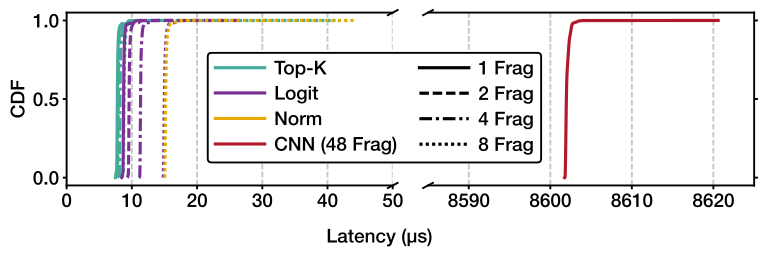

The Python source for this figure:
import pandas as pd
import numpy as np
import matplotlib.pyplot as plt
from matplotlib.lines import Line2D
import os
import glob
from scipy import stats
import re

import plot_fonts  # Helvetica Neue from fonts/, shared palette and print-size style

# Printed at 0.48\textwidth = 241.9 pt in the paper; its tight-cropped PDF is ~552 pt wide.
pstyle = plot_fonts.paper_style(printed_width_pt=241.9, cropped_width_pt=551.8)

def read_trace_log_data(folder_path):
    """Read trace log files and extract latency data"""
    trace_files = glob.glob(os.path.join(folder_path, "hugepage_thread_*.txt"))
    
    all_data = []
    
    for file_path in trace_files:
        print(f"Reading {file_path}")
        with open(file_path, 'r') as f:
            lines = f.readlines()
        
        # Parse trace_send and trace_resp pairs
        i = 0
        while i < len(lines):
            line = lines[i].strip()
            
            # Look for trace_send line
            if 'trace_send' in line:
                # Parse trace_send line
                func_match = re.search(r'func=(\d+)', line)
                req_bytes_match = re.search(r'req_bytes=(\d+)', line)
                
                if func_match and req_bytes_match:
                    func_id = int(func_match.group(1))
                    req_bytes = int(req_bytes_match.group(1))
                    
                    # Calculate fragments: req_bytes / 576 gives the fragment count
                    # 576 = 1 fragment (base unit)
                    fragments = (req_bytes) // 512
                    
                    # Look ahead for the latency_us in trace_resp (typically 2 lines later)
                    if i + 2 < len(lines):
                        resp_line = lines[i + 2].strip()
                        latency_match = re.search(r'latency_us=([\d.]+)', resp_line)
                        
                        if latency_match:
                            latency_us = float(latency_match.group(1))
                            
                            all_data.append({
                                'func': func_id,
                                'fragments': fragments,
                                'latency_us': latency_us
                            })
            
            i += 1
    
    print(f"Parsed {len(all_data)} trace entries")
    return pd.DataFrame(all_data)

def tint(hex_color, share):
    """Mix a colour with white: share=1 is the colour itself, smaller values are lighter."""
    r, g, b = (int(hex_color[i:i + 2], 16) / 255 for i in (1, 3, 5))
    return tuple(share * c + (1 - share) for c in (r, g, b))


def create_cdf_plot(data_df, output_file="azure_trace_fig_18.pdf"):
    """Create a single figure with a broken x-axis (0–400 μs and 400–7500 μs)."""
    
    # Get all combinations that exist in the data
    combinations = data_df.groupby(['func', 'fragments']).size().reset_index()
    combinations = [(row['func'], row['fragments']) for _, row in combinations.iterrows()]
    combinations.sort()
    
    print(f"Found {len(combinations)} function-fragment combinations:")
    for func, frag in combinations:
        count = len(data_df[(data_df['func'] == func) & (data_df['fragments'] == frag)])
        print(f"  Func {func} (Frag {frag}): {count} samples")
    
    # Broken x-axis with two panels sharing y-axis; size modeled after tail_latency_cdf.py (~8x2 per panel)
    fig, (ax_left, ax_right) = plt.subplots(1, 2, sharey=True, figsize=(8, 2.8))
    
    # Function name mapping
    func_names = {
        1: 'Top-K',
        2: 'CNN', 
        3: 'Logit',
        5: 'Norm'
    }
    
    # Color mapping for each function type
    func_colors = {  # category colours, same order as fig 14: Top K, Logit, Norm, CNN
        1: plot_fonts.CATEGORY_PALETTE[0],  # Top K
        3: plot_fonts.CATEGORY_PALETTE[1],  # Logit
        5: plot_fonts.CATEGORY_PALETTE[2],  # Norm
        2: plot_fonts.CATEGORY_PALETTE[3],  # CNN
    }
    # Line style encodes the fragment count (same for every accelerator), colour the
    # accelerator. CNN has a single size (48 fragments) and is drawn solid.
    frag_styles = {1: '-', 2: '--', 4: '-.', 8: ':', 48: '-'}

    # Get unique function types, and plot separate lines per fragment with same color
    unique_funcs = sorted(set([func for func, frag in combinations]))

    # Collect legend entries per function for custom multi-column legend
    legend_entries_per_func = {}

    for func in unique_funcs:
        func_name = func_names.get(func, f'Func {func}')
        color = func_colors.get(func, '#000000')

        frag_values = sorted(data_df.loc[data_df['func'] == func, 'fragments'].unique())

        legend_entries_per_func[func] = []
        for frag in frag_values:
            subset = data_df[(data_df['func'] == func) & (data_df['fragments'] == frag)]
            if len(subset) == 0:
                continue

            latencies = subset['latency_us'].values
            sorted_latencies = np.sort(latencies)
            n = len(sorted_latencies)
            cdf_values = np.arange(1, n + 1) / n

            label = f'{func_name} {frag} Frag'
            style = frag_styles.get(frag, '-')

            # Plot on both axes so legend can be unified
            ax_left.plot(sorted_latencies, cdf_values, label=label, color=color,
                         linestyle=style, linewidth=pstyle.curve)
            ax_right.plot(sorted_latencies, cdf_values, label=label, color=color,
                          linestyle=style, linewidth=pstyle.curve)
            legend_entries_per_func[func].append(
                (Line2D([0], [0], color=color, linestyle=style, lw=pstyle.curve), label)
            )

    # Configure broken x-axis: left shows 0–50 (Top K / Logit / Norm), right shows the
    # CNN cluster. The right window is derived from the data so a re-run of the trace
    # (which shifts CNN latency by hundreds of μs) is not clipped out of view: a fixed
    # 40 μs wide window whose lower edge is 15 μs below the CNN minimum, rounded down
    # to a multiple of 5. The CNN rise then sits ~40 % into the panel, leaving the
    # left part of the panel empty for the legend that straddles the axis cut.
    # For the original trace (min ≈ 8836 μs) this gives 8820–8860.
    ax_left.set_xlim(0, 50)
    ax_left.set_xticks(np.arange(0, 51, 10))
    right_latencies = data_df.loc[data_df['func'] == 2, 'latency_us']
    if right_latencies.empty:
        right_latencies = data_df.loc[data_df['latency_us'] > 50, 'latency_us']
    right_lo = int(np.floor((right_latencies.min() - 15) / 5) * 5)
    right_hi = right_lo + 40
    ax_right.set_xlim(right_lo, right_hi)
    ax_right.set_xticks(np.arange(int(np.ceil(right_lo / 10) * 10), right_hi + 1, 10))
    print(f"Right panel x-range: {right_lo}–{right_lo + 40} μs "
          f"(CNN min {right_latencies.min():.1f}, p99 {right_latencies.quantile(0.99):.1f}, "
          f"max {right_latencies.max():.1f})")

    # Hide the spines between ax_left and ax_right
    ax_left.spines['right'].set_visible(False)
    ax_right.spines['left'].set_visible(False)
    ax_left.yaxis.tick_left()
    ax_right.yaxis.tick_right()
    ax_right.yaxis.set_label_position('right')

    # Diagonal cut marks
    d = .015
    kwargs = dict(transform=ax_left.transAxes, color='k', clip_on=False, linewidth=pstyle.edge)
    ax_left.plot((1-d, 1+d), (-d, +d), **kwargs)
    ax_left.plot((1-d, 1+d), (1-d, 1+d), **kwargs)
    kwargs.update(transform=ax_right.transAxes)
    ax_right.plot((-d, +d), (1-d, 1+d), **kwargs)
    ax_right.plot((-d, +d), (-d, +d), **kwargs)

    # Labels, grid, and legend
    # Use a single centered x-axis label for both panels, positioned closer to the axes
    fig.supxlabel('Latency (μs)', fontsize=pstyle.font, y=0.08, fontweight='medium')
    ax_left.set_ylabel('CDF', fontsize=pstyle.font, fontweight='medium')
    # Grid: vertical dashed lines like the reference. Drawn opaque in the grey that the
    # previous 70 % alpha produced on white (0.7 x #b0b0b0 + 0.3 x white = #c8c8c8), so
    # the look is unchanged but the PDF carries no transparency (ACM print rule).
    ax_left.grid(True, linestyle='--', color='#c8c8c8', alpha=1.0, axis='x')
    ax_right.grid(True, linestyle='--', color='#c8c8c8', alpha=1.0, axis='x')
    # Ticks: size
    ax_left.tick_params(axis='both', which='major', labelsize=pstyle.font)
    ax_right.tick_params(axis='both', which='major', labelsize=pstyle.font)
    for tick in ax_left.get_xticklabels() + ax_left.get_yticklabels():
        tick.set_fontweight('medium')
    for tick in ax_right.get_xticklabels() + ax_right.get_yticklabels():
        tick.set_fontweight('medium')
    
    # Two-column legend: left column = accelerator (colour, solid handle), right column
    # = fragment count (line style, black handle). CNN is annotated with its fixed size.
    preferred_order = [1, 3, 5, 2]
    funcs_order = [f for f in preferred_order if f in legend_entries_per_func]
    acc_handles, acc_labels = [], []
    for func in funcs_order:
        func_name = func_names.get(func, f'Func {func}')
        color = func_colors.get(func, '#000000')
        label = f'{func_name} (48 Frag)' if func == 2 else func_name
        acc_handles.append(Line2D([0], [0], color=color, linestyle='-', lw=pstyle.curve))
        acc_labels.append(label)
    frag_present = sorted(f for f in data_df['fragments'].unique() if f in (1, 2, 4, 8))
    frag_handles = [Line2D([0], [0], color='black', linestyle=frag_styles[f], lw=pstyle.curve)
                    for f in frag_present]
    frag_labels = [f'{f} Frag' for f in frag_present]
    # matplotlib fills legend columns top-to-bottom, so interleave by row count
    nrow = max(len(acc_handles), len(frag_handles))
    blank = Line2D([0], [0], color='none')
    acc_handles += [blank] * (nrow - len(acc_handles)); acc_labels += [''] * (nrow - len(acc_labels))
    frag_handles += [blank] * (nrow - len(frag_handles)); frag_labels += [''] * (nrow - len(frag_labels))
    all_handles = acc_handles + frag_handles
    all_labels = acc_labels + frag_labels

    legend = fig.legend(
        all_handles,
        all_labels,
        loc='center',
        bbox_to_anchor=(0.5, 0.5),
        ncol=2,
        prop={'size': pstyle.font, 'weight': 'medium'},
        labelspacing=0.4,
        columnspacing=1.2,
        framealpha=1.0,
        edgecolor='black',   # black 0.6 pt frame instead of matplotlib's light grey
        handlelength=2.6,    # long enough to show two periods of the dash-dot pattern
        handletextpad=0.5
    )

    plt.tight_layout()

    pos_l, pos_r = ax_left.get_position(), ax_right.get_position()
    legend_cx = (pos_l.x1 + pos_r.x0) / 2 - 0.045  # nudged left: two-column legend must clear the CNN rise
    legend_cy = pos_l.y0 + 0.45 * pos_l.height
    legend.set_bbox_to_anchor((legend_cx, legend_cy), transform=fig.transFigure)

    # Check the legend against the data on both sides of the cut.
    fig.canvas.draw()
    # matplotlib < 3.5 needs the renderer passed explicitly
    bb = legend.get_window_extent(fig.canvas.get_renderer())
    left_edge_us = ax_left.transData.inverted().transform((bb.x0, 0))[0]
    right_edge_us = ax_right.transData.inverted().transform((bb.x1, 0))[0]
    top_cdf = ax_left.transData.inverted().transform((0, bb.y1))[1]
    left_funcs = data_df[data_df['func'] != 2]
    # Latest point on the left panel that is still below the legend's top edge
    left_rise_end = left_funcs['latency_us'].quantile(top_cdf)
    print(f"Legend spans {left_edge_us:.1f} μs (left panel) .. {right_edge_us:.1f} μs (right panel), "
          f"top at CDF {top_cdf:.2f}; left curves reach CDF {top_cdf:.2f} by {left_rise_end:.1f} μs, "
          f"CNN starts at {right_latencies.min():.1f} μs")
    if left_rise_end > left_edge_us or right_edge_us > right_latencies.min():
        print("WARNING: legend overlaps a curve; adjust legend_cy or the right-panel window")

    # Save the plot as PDF only
    plt.savefig(output_file, bbox_inches='tight', dpi=300)
    pstyle.report(output_file)
    print(f"CDF plot saved as {output_file}")
    
    plt.close()  # Close the figure to free memory

def main():
    # Path to the Azure trace folder
    data_folder = "data/azure_trace"
    
    print("Reading trace log files...")
    data_df = read_trace_log_data(data_folder)
    
    print(f"Total data points: {len(data_df)}")
    print(f"Function IDs found: {sorted(data_df['func'].unique())}")
    print(f"Fragment counts found: {sorted(data_df['fragments'].unique())}")
    
    # Print summary statistics
    print("\nSummary by function-fragment combination:")
    summary = data_df.groupby(['func', 'fragments']).agg({
        'latency_us': ['count', 'mean', 'std', 'min', 'max']
    }).round(2)
    print(summary)
    
    # Create CDF plot
    print("\nCreating CDF plot...")
    create_cdf_plot(data_df)

if __name__ == "__main__":
    main()
